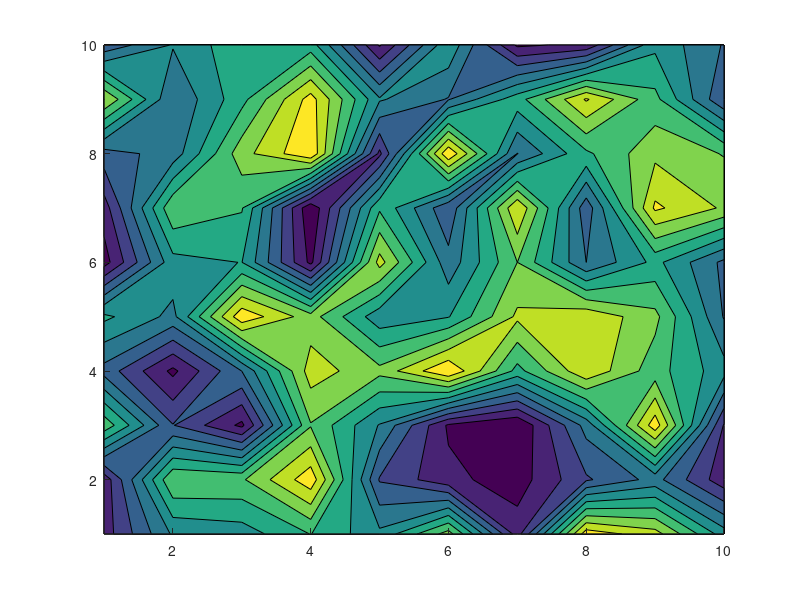

The MATLAB script that drew this image: (Note: this script raises an error after producing the figure.)
%% demo5 : Use slanCL palette as colormap (将slanCL调色板用作颜色映射)

% Generate random data (生成随机数据)
X = rand(10); 

ax = gca;hold(ax, 'on');
contourf(X);

% Apply slanCL palette as colormap (将slanCL调色板用作颜色映射)
colormap(slanCL(1644));
colorbar;

% Decorate axes (坐标区域修饰)
ax.FontName = 'Times New Roman';
ax.LineWidth = .8;
ax.XMinorTick = 'on';
ax.YMinorTick = 'on';
ax.FontSize = 12;
ax.TickDir = 'out';
